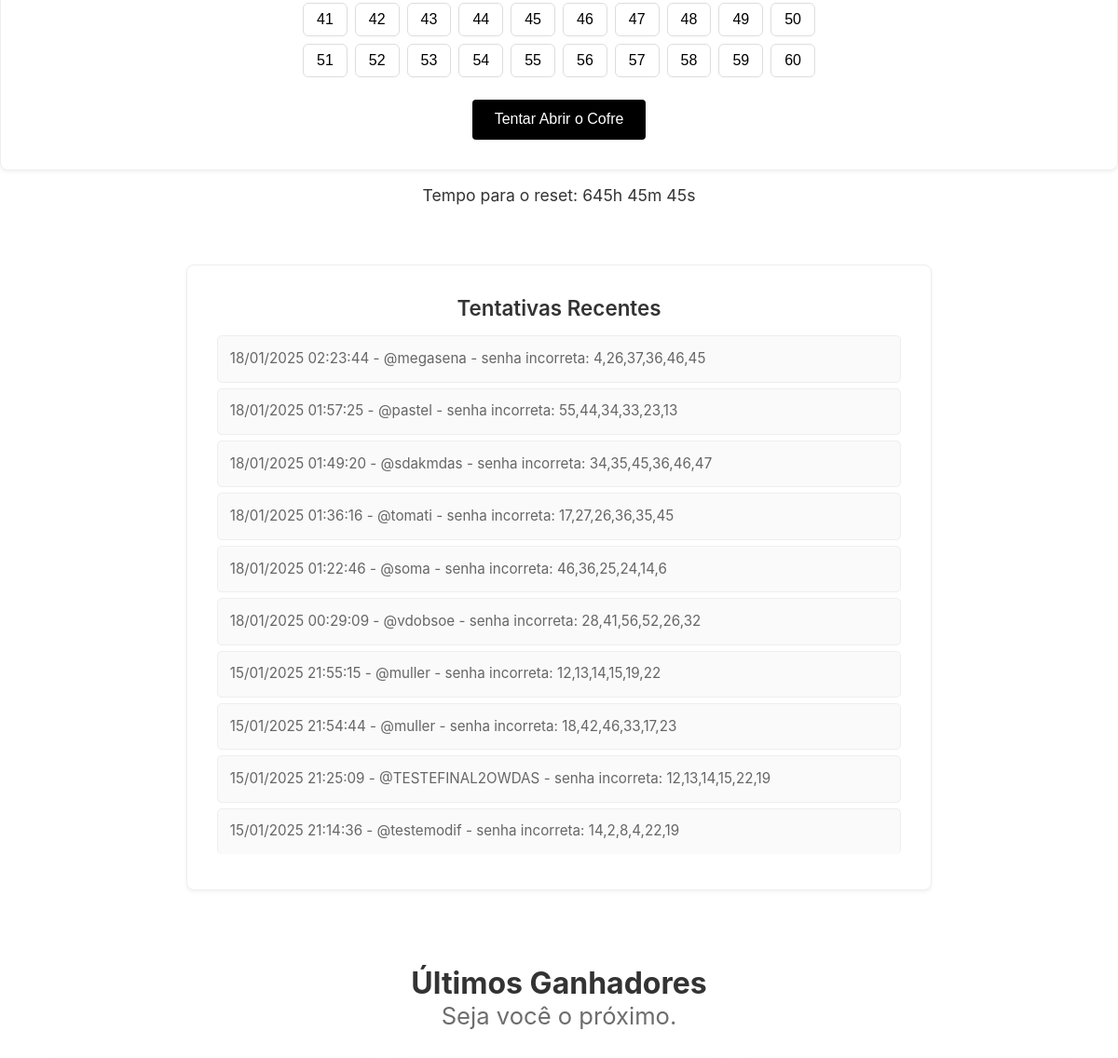
Before: / (middle part) with the older database file.
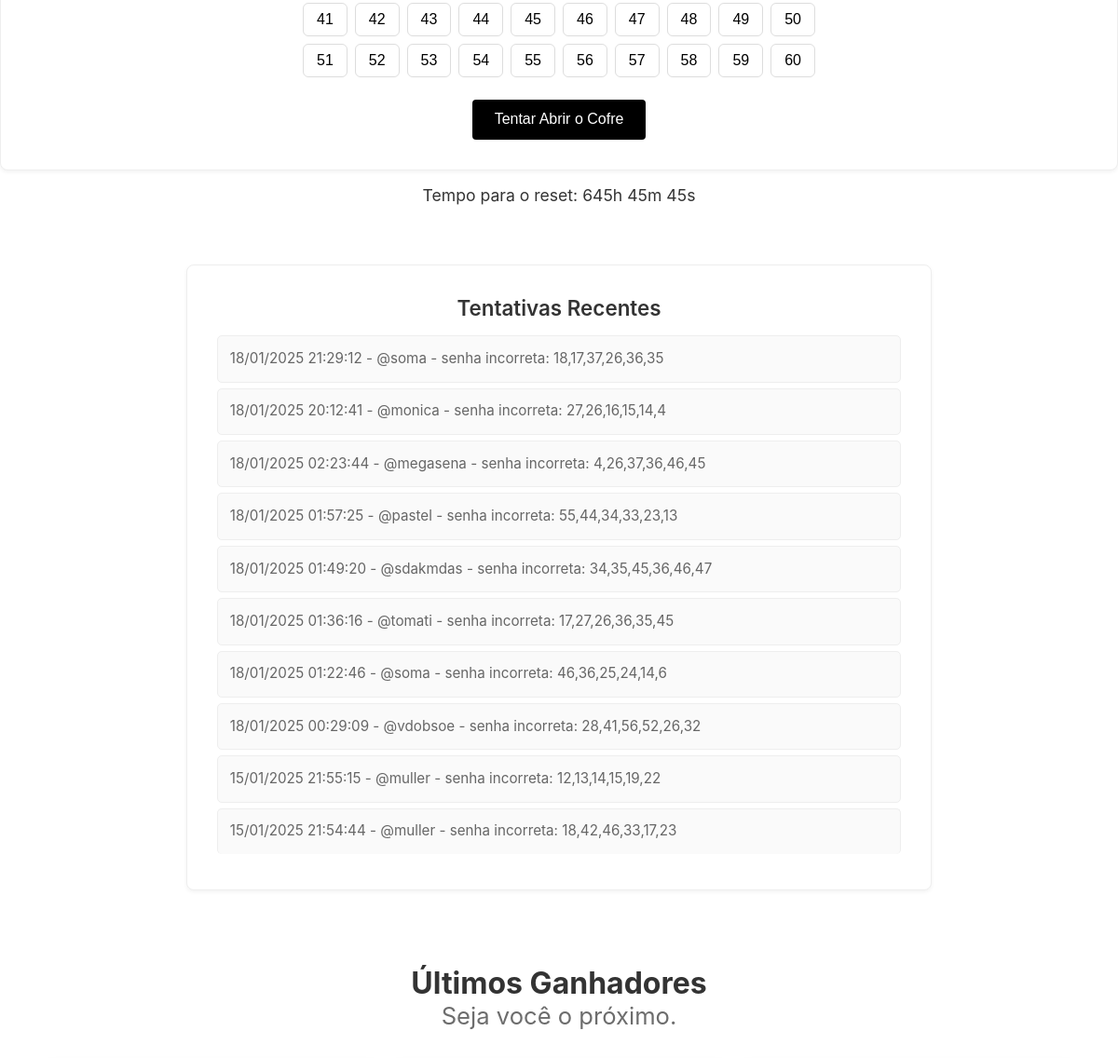
After: the same page with the newer database file.
### db.py (models this page shows, shortened)
class Attempt(db.Model):
    __tablename__ = 'attempts'
    id = db.Column(db.Integer, primary_key=True)
    username = db.Column(db.String(100), nullable=False, index=True)
    attempt = db.Column(db.String(20), nullable=False)
    timestamp = db.Column(
        db.DateTime,
        default=lambda: datetime.now(timezone.utc),
        index=True
    )

### app.py (the view, shortened to what this page needs)
@app.route("/", methods=["GET", "POST"])
@limiter.limit("10/minute")
def index():
    safe = Safe.query.first()
    if not safe:
        flash("O cofre ainda não foi configurado.", "error")
        return render_template("index.html", safe=None, attempts=[], form=None)
    if safe.winner:
        flash("O cofre já foi aberto! Parabéns ao vencedor!", "success")
        return redirect(url_for("winner"))
    attempts = Attempt.query.order_by(Attempt.timestamp.desc()).limit(10).all()
    form = AttemptForm()
    days = hours = minutes = 0
    if safe and safe.reset_time:
        delta = safe.reset_time.replace(tzinfo=timezone.utc) - datetime.now(timezone.utc)
        if delta.total_seconds() > 0:
            days = delta.days
            hours = (delta.seconds // 3600) % 24
            minutes = (delta.seconds // 60) % 60
    return render_template(
        "index.html",
        form=form,
        safe=safe,
        attempts=attempts,
        days=days,
        hours=hours,
        minutes=minutes,
        recaptcha_site_key=app.config.get("RECAPTCHA_PUBLIC_KEY"),
    )

### app.py (called while the page is built)
@app.before_request
def check_user_agent():
    user_agent = request.headers.get('User-Agent', '')
    if 'Mozilla/4.0' in user_agent or 'MSIE 8.0' in user_agent:
        abort(403, description="User-Agent inválido")

### templates/index.html (shortened to what this page needs)
<!DOCTYPE html>
<html lang="pt-BR">
<head>
  <link rel="stylesheet" type="text/css" href="{{ url_for('static', filename='css/style.css') }}">
</head>
<body onload="updateClock('{{ safe.reset_time.isoformat() }}')">
    <section class="form-container-section" id="form-cofre">
      <form method="POST" class="form-container" onsubmit="onSubmit(event)">
        <div class="numbers-grid">
          {% for i in range(1, 61) %}
            <button
              type="button"
              class="num-btn"
              onclick="toggleNumber(this, '{{ i }}')"
              aria-pressed="false"
            >{{ i }}</button>
          {% endfor %}
        </div>
        <button type="submit" class="submit-btn">Tentar Abrir o Cofre</button>
      </form>
      <div class="clock-container">
        <p>Tempo para o reset: <span id="clock"></span></p>
      </div>
      <section class="attempts-list-container">
        <section class="attempts-list">
          <h2>Tentativas Recentes</h2>
          <ul>
            {% for attempt in attempts %}
              {% if safe.winner == attempt.username %}
                <li>
                  {{ attempt.timestamp.strftime('%d/%m/%Y %H:%M:%S') }} -
                  Parabéns, você acertou a senha: {{ attempt.attempt }}
                </li>
              {% else %}
                <li>
                  {{ attempt.timestamp.strftime('%d/%m/%Y %H:%M:%S') }} -
                  {{ attempt.username }} - senha incorreta: {{ attempt.attempt }}
                </li>
              {% endif %}
            {% endfor %}
          </ul>
        </section>
      </section>
    <div class="banner-header">
      <h2 id="unique-title">Últimos Ganhadores</h2>
      <p id="unique-subtitulo">Seja você o próximo.</p>
  </div>
</body>
</html>

### static/css/style.css (style rules this page uses)
* { margin: 0; padding: 0; box-sizing: border-box; }
body { font-family: -apple-system, BlinkMacSystemFont, "Segoe UI", Roboto, Oxygen, Ubuntu, Cantarell, "Helvetica Neue", sans-serif; color: #333; background-color: #fff; }
#unique-title { text-align: center; font-size: 2rem; color: #333; position: relative; }
#unique-subtitulo { text-align: center; font-size: 1.6rem; color: #6d6d6d; position: relative; }
.attempts-list-container { display: flex; justify-content: center; width: 100%; padding: 2rem 0; }
.attempts-list { background-color: #fff; border: 1px solid #eee; padding: 2rem; border-radius: 8px; box-shadow: 0 2px 4px rgba(0, 0, 0, 0.05); width: 80%; max-width: 800px; margin: 0 auto; }
.attempts-list h2 { font-size: 1.6rem; font-weight: 600; color: #333; margin-bottom: 1rem; text-align: center; }
.attempts-list ul { list-style: none; padding-left: 0; margin: 0; }
.attempts-list li { font-size: 1rem; line-height: 1.5; padding: 0.5rem 0; border-bottom: 1px solid #eee; color: #666; }
.attempts-list li:last-child { border-bottom: none; }
.form-container-section { margin-bottom:2rem; }
.form-container { background-color: #fff; padding: 2rem 1rem; margin-bottom: 1rem; border: 1px solid #eee; border-radius: 8px; box-shadow: 0 2px 4px rgba(0,0,0,0.05); text-align: center; }
.submit-btn { display: inline-block; background-color: #000; color: #fff; font-size: 1rem; padding: 0.8rem 1.5rem; border: none; border-radius: 4px; cursor: pointer; transition: background-color 0.3s; }
.numbers-grid { display: grid; grid-template-columns: repeat(10, 1fr); gap: 8px; max-width: 550px; margin: 0 auto 1.5rem auto; }
.num-btn { width: 100%; padding: 0.5rem; border: 1px solid #ddd; border-radius: 6px; background-color: #fff; cursor: pointer; transition: background-color 0.2s, color 0.2s; font-size: 1rem; }
.clock-container { text-align: center; font-size: 1.1rem; margin-bottom: 2rem; }
.attempts-list { margin-bottom: 3rem; }
.attempts-list h2 { font-size: 1.4rem; margin-bottom: 1rem; text-align: center; }
.attempts-list ul { list-style: none; padding: 0; }
.attempts-list li { background-color: #fafafa; border: 1px solid #eee; padding: 0.8rem; border-radius: 5px; margin-bottom: 6px; font-size: 0.95rem; }

Changed rows visible on the page:
no longer on this page (row unchanged): Attempt: timestamp "15/01/2025 21:25:09", username "@TESTEFINAL2OWDAS", attempt "12,13,14,15,22,19"
no longer on this page (row unchanged): Attempt: timestamp "15/01/2025 21:14:36", username "@testemodif", attempt "14,2,8,4,22,19"
added Attempt: timestamp "18/01/2025 21:29:12", username "@soma", attempt "18,17,37,26,36,35"
added Attempt: timestamp "18/01/2025 20:12:41", username "@monica", attempt "27,26,16,15,14,4"
